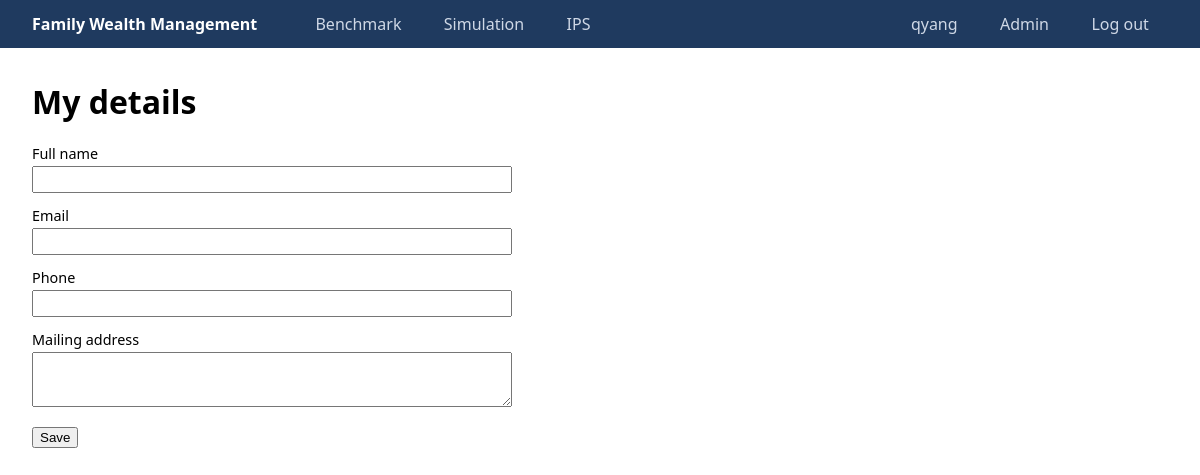
Page /accounts/profile/ (signed in) on the earlier database version.
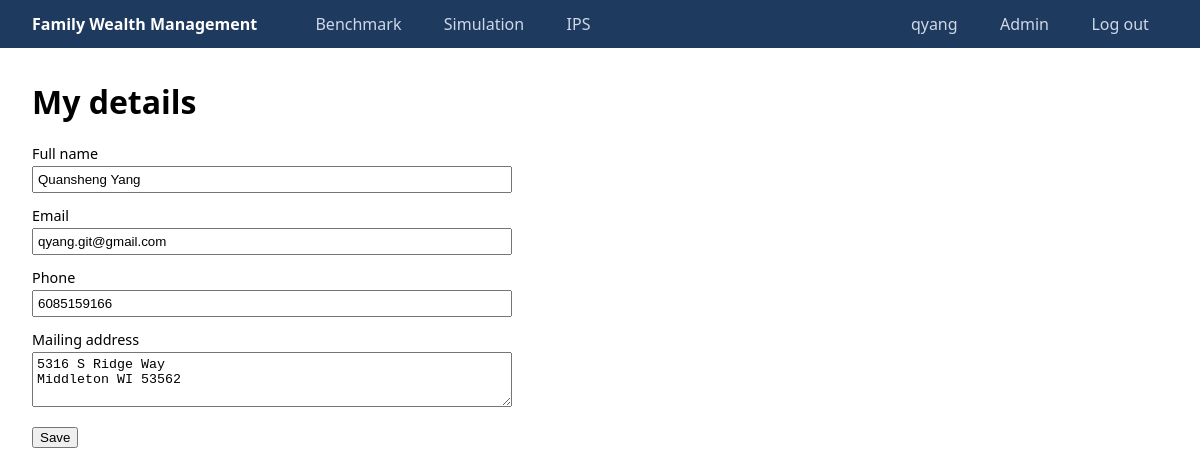
Same page on the later database version.
### ips/models.py (models this page shows, shortened)
class Investor(models.Model):
    user = models.OneToOneField(
        settings.AUTH_USER_MODEL, on_delete=models.CASCADE, null=True, blank=True, related_name='investor')
    name = models.CharField(max_length=200)
    email = models.EmailField(unique=True)
    phone = models.CharField(max_length=20, unique=True, help_text='Digits only, with an optional leading +.')
    mailing_address = models.TextField(blank=True)
    created_at = models.DateTimeField(auto_now_add=True)
    class Meta:
        ordering = ['name']

### ips/views.py (the view, shortened to what this page needs)
# urls.py: path('profile/', views.profile, name='profile'),
@login_required
def profile(request):
    investor = Investor.objects.filter(user=request.user).first()
    form = InvestorForm(request.POST or None, instance=investor)
    return render(request, 'ips/profile.html', {'form': form})

### ips/forms.py (shortened to what this page needs)
class InvestorForm(forms.ModelForm):
    phone = forms.CharField(max_length=25)
    class Meta:
        model = Investor
        fields = ['name', 'email', 'phone', 'mailing_address']
        labels = {'name': 'Full name'}
        widgets = {'mailing_address': forms.Textarea(attrs={'rows': 3})}

### ips/templates/ips/profile.html (shortened to what this page needs)
{% extends "base.html" %}
{% block content %}
  <h1>My details</h1>
  <form method="post">
    {% for field in form %}{% include "ips/_field.html" %}{% endfor %}
    <button type="submit">Save</button>
  </form>
{% endblock %}

### ips/templates/ips/_field.html (shortened to what this page needs)
<div class="field">
  <label for="{{ field.id_for_label }}">{{ field.label }}</label>
  {{ field }}
</div>

Differences in the rows shown:
added Investor: form "Quansheng Yang" "qyang.git@gmail.com" "6085159166" "5316 S Ridge Way Middleton WI 53562"
